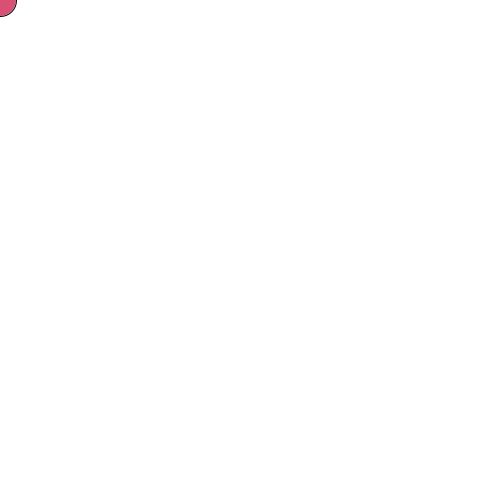
Frame 1 (no input)
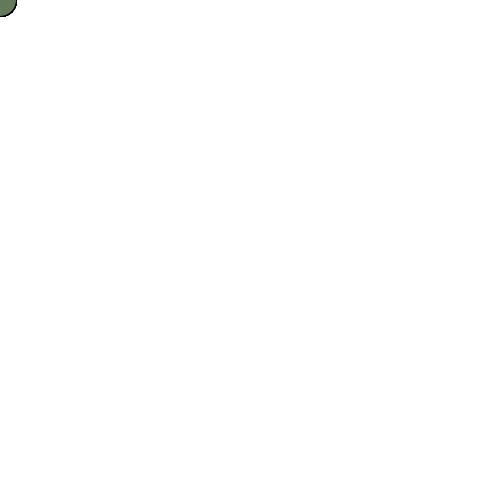
Frame 60 (the mouse pressed at the canvas centre just before this capture)
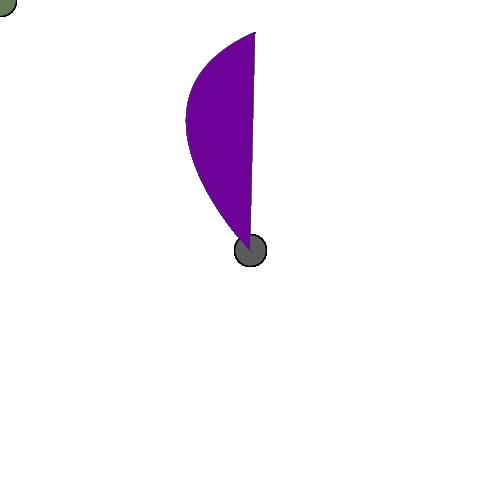
Frame 120 (the mouse held since frame 60 and released just before this capture)

The Processing sketch that drew these frames (run headless with seeded random() and noise(); from frame 60 on, the mouse is pressed at the canvas centre):

// Processing sketch: processing_78161
// ── processing_78161.pde

// Echo por: Marc Cabañas Garcia 1ºASIX(TARDA)
// Tauler de Dibuix

// "q" = HACER QUADRADOS
// "w" = HACER REDONDAS
// "e" = LIMPIAR LA PANTALLA
// "z" = HACER UN MARCO
// "clic con el raton" = HACER REDONDAS DE OTRO COLOR I ARCOS
// "+" = AUMENTAR DE TAMAÑO LAS REDONDAS
// "-" = DISMINUIR DE TAMAÑO LAS REDONDAS

int tamany=32;

void setup()
{
  random (50,100);
  background(#FFFFFF);
 size(500,500);
 smooth();
 noStroke();
}
void draw(){

  if (key == 'e'){
  background(#FFFFFF);  
 
  }
 stroke(#000000);
 strokeWeight(1);
  fill(random(0,255),random(0,255),random(0,255));
  if (key=='q'){
    if (mousePressed == true){
    fill(random(0,255),random(0,255));
    rect(mouseX,mouseY,random(0,30),random(0,50));
    }
}
  
    else {
      
    if (key=='w');  
    if (mousePressed == true){
      fill(random(0,255),random(0,255));
      ellipse(mouseX,mouseY,tamany,tamany);
      ellipse(width-mouseX,height-mouseY,tamany,tamany);
      stroke(#4F206C);
      fill(random(0,255),random(0,255),random(0,255));
      bezier(mouseX,mouseY,mouseX+5,mouseY+5,width/5,height/5,255,tamany);
      bezier(width-mouseX,height-mouseY,mouseX+10,mouseY+10,width/5,height/5,255,tamany);
}
    
      
    if (mousePressed == false){
      fill(random(0,255),random(0,255),random(0,255));
      ellipse(mouseX,mouseY,tamany,tamany);
      
    }    
//Aumentar tamaño de los ellipses
  if (keyPressed && key=='+'){
    tamany=tamany+1;
//Disminuir tamaño de los ellipses
  }else if (keyPressed && (key=='-')){
    tamany=tamany-1;
  }
      
    }
      
 // Marco
      
      if (key=='z'){
      stroke(random(0,255),random(0,255),random(0,255));
      strokeWeight(4);
      line(random(550,550),random(450,550),random(-650,650),random(450,450));
      line(random(-50,50),random(-50,50),random(50,550),random(0,50));
      line(random(-50,50),random(-50,50),random(-50,50),random(550,50));
      line(random(450,550),random(450,550),random(450,450),random(-650,550));
      
     
     
     
 }
 }
